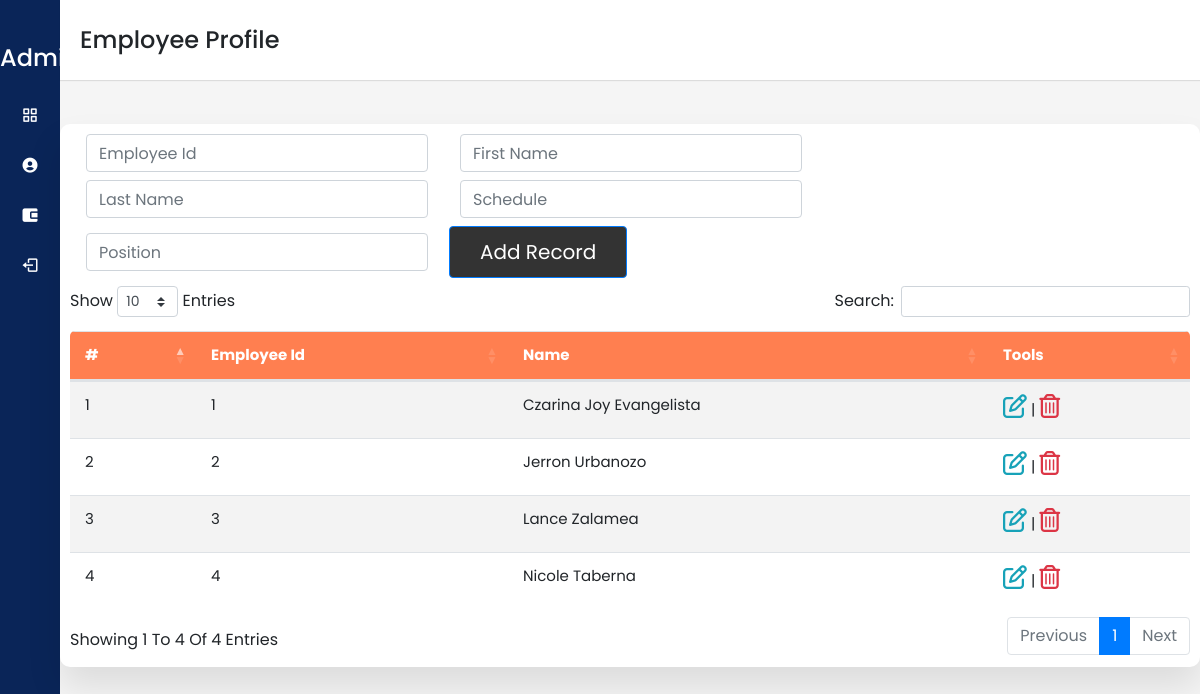
Before: /dashboard.php with the older database file.
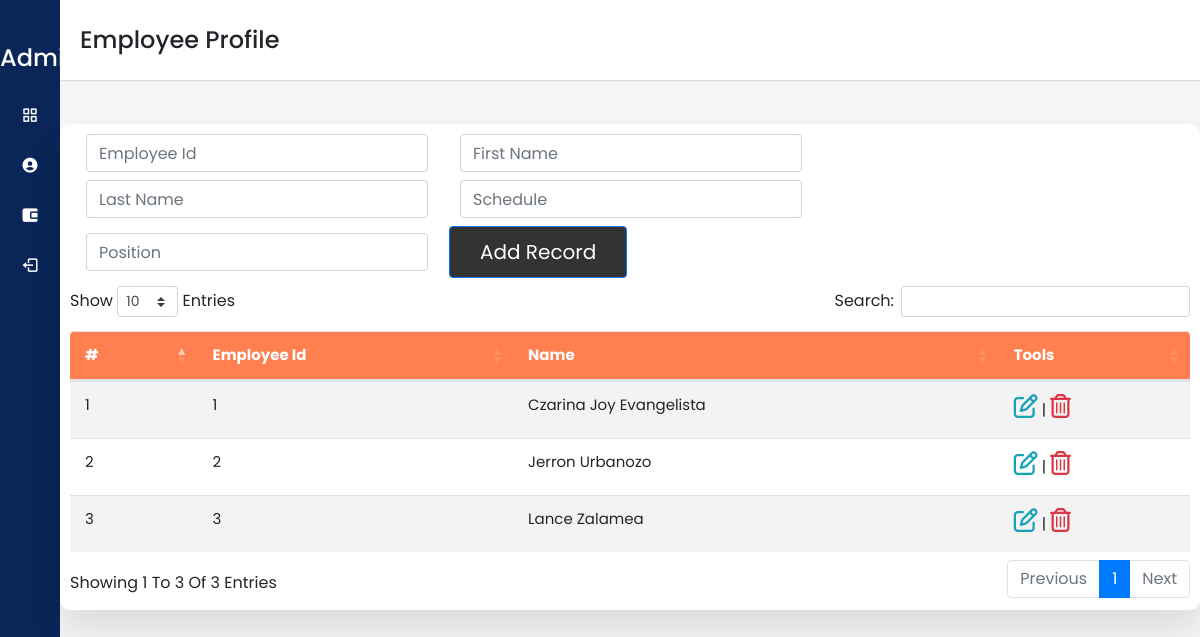
After: the same page with the newer database file.
### tables this page shows
CREATE TABLE `employees` (
  `id` int(11) NOT NULL,
  `employee_id` varchar(15) NOT NULL,
  `firstname` varchar(50) NOT NULL,
  `lastname` varchar(50) NOT NULL,
  `position_id` int(11) NOT NULL,
  `schedule_id` int(11) NOT NULL,
  `created_on` date NOT NULL DEFAULT current_timestamp()
);

### dashboard.php (the view, shortened to what the changed rows need)
<?php
include("config/config.php");
include "nav-Items.php";
?>
<!DOCTYPE html>
<html lang="en">
<head>
    <head>
        <link rel="stylesheet" href="https://cdn.jsdelivr.net/npm/bootstrap@4.6.1/dist/css/bootstrap.min.css"
>
        <link rel="stylesheet" href="https://pro.fontawesome.com/releases/v5.10.0/css/all.css"
 />
        <link href="https://cdn.datatables.net/1.10.18/css/dataTables.bootstrap4.min.css" rel="stylesheet">
        <link rel="stylesheet" href="sidebar.css" />
        <link href="https://unpkg.com/boxicons@2.0.7/css/boxicons.min.css" rel="stylesheet" />
    </head>
<body>
    <div class="sidebar">
        <?php navItems("Profile") ?>
    </div>
    <section class="home-section">
        <div class="home-content">
            <section class="attendance">
                <div class="attendance-list">
                    <!-- <button type="button" class="btn " data-toggle="modal" data-target="#modal-studentinfo">
                        Add Employee Information </button> -->
                    <form class="form-inline" action="addemployee.php" method="post">
                        <div class="form-group mx-sm-3 mb-2">
                        </div>
                        <div class="form-group mx-sm-3 mb-2">
                        </div>
                        <div class="form-group mx-sm-3 mb-2">
                        </div>
                        <div class="form-group mx-sm-3 mb-2">
                        </div>
                        <div class="form-group mx-sm-3 mb-2">
                        </div>
                        <button type="submit" name="Add" class="btn btn-primary mb-2">Add Record</button>
                    </form>
                    <table id="dataTable_1" class="table">
                        <thead>
                            <tr>
                                <th>#</th>
                                <th>Employee id</th>
                                <th>Name</th>
                                <th>Tools</th>
                            </tr>
                        </thead>
                        <tbody>
                            <?php
                           $sql = "SELECT * from employees;";
                           $result = $conn->query($sql);
                           $i = 1;
                           if ($result->num_rows > 0) {
                           while($row = $result->fetch_assoc()) {
                               echo "<tr>
                               <td>". $i ."</td>
                               <td>". $row['employee_id'] . "</td>
                               <td>" . $row['firstname'] . " " . $row['lastname'] . "</td>
                               <td><a href = 'employee_edit_record.php?id=" . $row['id'] . "'> <i class='far fa-edit text-info h4'></i></a> | ";
              ?>
                            <a href="#" class="delete" data-employee_id="<?=$row['id']?>">
                                <i class="far fa-trash-alt text-danger h4"></i>
                            </a>
                            <?php
                  $i++;
                }
              } else {
                echo "<tr> <td colspan = '9'> NO RECORDS FOUND</td> </tr>";
              }
                            ?>
                        </tbody>
                    </table>
                </div>
            </section>
</body>
</html>

### nav-Items.php
<?php function navItems($active) { ?>
<?php
        $items = [
            [
                "caption"=> "Employee",
                "icon"=> "bx bx-grid-alt",
                "url"=> "dashboard.php"
            ],
            [
                "caption"=> "Attendance",
                "icon"=> "bx bxs-user-circle",
                "url"=> "attendance.php"
            ],
            [
                "caption"=> "Payroll",
                "icon"=> "bx bxs-wallet-alt",
                "url"=> "Payroll.php"
            ],
            [
                "caption"=> "Logout",
                "icon"=> "bx bx-log-out",
                "url"=> "Logout.php"
            ],
        ];
    ?>
<ul class="nav-links">
    <?php foreach ($items as $item) { ?>
    <li>
        <a href="<?= $item["url"] ?>" style="color: white" class="<?= $item["caption"] == $active ? "active": "" ?>">
            <i class='<?= $item["icon"] ?>'></i>
            <span class="link_name"><?= $item["caption"] ?></span>
        </a>
    </li>
    <?php } ?>
</ul>
<?php } ?>

Changed rows visible on the page:
removed employees: employee "4", firstname "Nicole", lastname "Taberna"
Other visible differences:
text written by a page script: "Show Entries Search: Showing 1 To 4 Of 4 Entries Previous 1 Next" → "Show Entries Search: Showing 1 To 3 Of 3 Entries Previous 1 Next"
